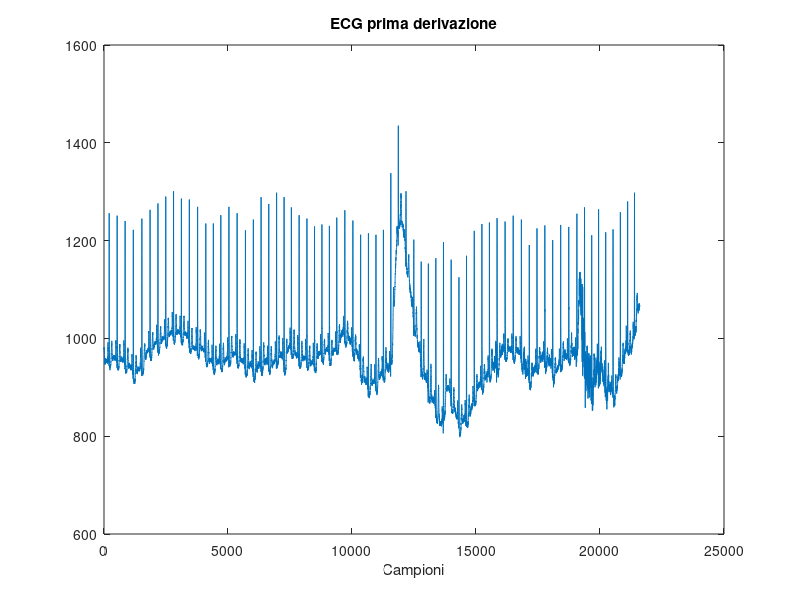
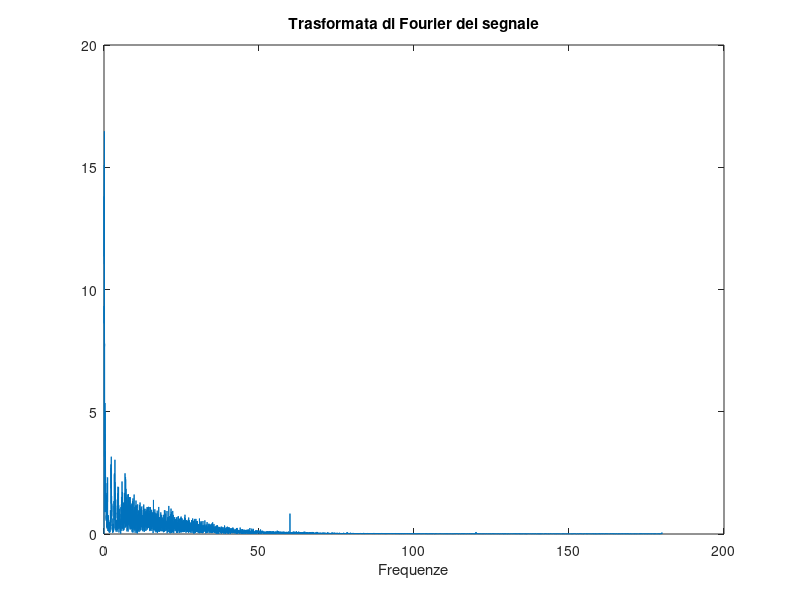

These figures' MATLAB source, in order: (Note: this script raises an error after producing the figures.)
clear all
close all
clc

%   caricamento dei dati
load('101m.mat')

x=val(1,:);
fc=360;

%   plot del segnale
figure
plot(x)
title('ECG prima derivazione')
xlabel('Campioni')

%   provo a calcolare la fft del segnale per vedere dove tagliare per 
%   rimuovere il trend
XF=fft(x-mean(x));
figure
f=linspace(0,fc/2,10800);
plot(f,abs(XF(1:(length(XF)/2))/length(x)))
title('Trasformata di Fourier del segnale')
xlabel('Frequenze')

%   filtro passa alto
[ord, ft]=buttord([4*2/fc, 0.9], [0.1, 4*2/fc], 0.5, 50); 

[b,a]=cheby2(10,100,4*2/fc, 'high');
figure
freqz(b,a,512,fc)

xf=filtfilt(b,a,x);
figure
subplot(2,1,1)
plot(xf)
title('Filtrato')
subplot(2,1,2)
plot(x)
title('Non filtrato')

%   stima spettrale del segnale originale
x=x-mean(x);
w=rectwin(length(x));
NFFT=length(x);
[Pxx, f]=pwelch(x, w, 0, NFFT, fc);
figure
plot(f,Pxx/max(Pxx))
title('Stime spettrale del segnale non flitrato')

%   stima spettrale del segnale filtrato
xf=xf-mean(xf);
[Pxxf, ff]=pwelch(xf, w, 0, NFFT, fc);
figure
plot(ff,Pxxf/max(Pxxf))
title('Stime spettrale del segnale flitrato')

durata_segnale=length(x)/fc;
ris_teorica=1/durata_segnale;
ris_app=ris_teorica;

y1=zeros(1,length(3:(length(xf)-2)));
y2=zeros(1,length(3:(length(xf)-2)));
y3=zeros(1,length(3:(length(xf)-2)));

for i=3:(length(xf)-2)
    y1(i)=abs(xf(i+1)-xf(i-1)); 
    y2(i)=abs(xf(i+2)-2*xf(i)+xf(i-2));
    y3(i)=1.3*y1(i)+1.1*y2(i);
end
figure
plot(y3(1:2000))

qrs=zeros(1,length(y3)-8);
for i=1:(length(y3)-8)
    %blocco=y3(((i-1)*8+2):(8*i));
    blocco=y3((i+1):(i+8));
    indici=find(blocco>=40);
    if length(indici)>=6
        %qrs((i-1)*8+1)=1;
        qrs(i)=1;
    else
        qrs(i)=0;
    end
end
figure
plot(qrs)
ind=find(qrs==1);
k=2;
QRS=[];
QRS(1)=ind(1);
for i=1:(length(ind)-1)
    diff=ind(i+1)-ind(i);
    if diff>1
        QRS(k)=ind(i+1);
        k=k+1;
    end
end
RR=[];
for i=1:(length(QRS)-1)
    RR(i)=QRS(i+1)-QRS(i);
end
figure
plot(RR/fc)
